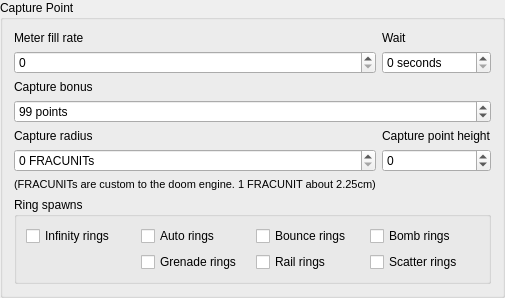
                                  <widget class="QGroupBox" name="groupBox_27">
                                   <property name="title">
                                    <string>Capture Point</string>
                                   </property>
                                   <layout class="QGridLayout" name="gridLayout_53">
                                    <item row="7" column="0">
                                     <widget class="QSpinBox" name="Cp_radiusInput">
                                      <property name="toolTip">
                                       <string>FRACUNITs are a custom unit within the doom engine. 1 FRACUNIT about 2.25cm</string>
                                      </property>
                                      <property name="suffix">
                                       <string> FRACUNITs</string>
                                      </property>
                                      <property name="maximum">
                                       <number>359</number>
                                      </property>
                                     </widget>
                                    </item>
                                    <item row="1" column="0">
                                     <widget class="QSpinBox" name="Cp_meterInput"/>
                                    </item>
                                    <item row="0" column="1">
                                     <widget class="QLabel" name="label_47">
                                      <property name="text">
                                       <string>Wait</string>
                                      </property>
                                     </widget>
                                    </item>
                                    <item row="5" column="0" colspan="2">
                                     <widget class="QSpinBox" name="Cp_bonusInput">
                                      <property name="suffix">
                                       <string> points</string>
                                      </property>
                                      <property name="maximum">
                                       <number>100000</number>
                                      </property>
                                      <property name="value">
                                       <number>99</number>
                                      </property>
                                     </widget>
                                    </item>
                                    <item row="11" column="0" colspan="2">
                                     <widget class="QGroupBox" name="groupBox_28">
                                      <property name="title">
                                       <string>Ring spawns</string>
                                      </property>
                                      <layout class="QGridLayout" name="gridLayout_55">
                                       <item row="1" column="2">
                                        <widget class="QCheckBox" name="Cp_spawnrailInput">
                                         <property name="text">
                                          <string>Rail rings</string>
                                         </property>
                                        </widget>
                                       </item>
                                       <item row="1" column="3">
                                        <widget class="QCheckBox" name="Cp_spawnscatterInput">
                                         <property name="text">
                                          <string>Scatter rings</string>
                                         </property>
                                        </widget>
                                       </item>
                                       <item row="0" column="2">
                                        <widget class="QCheckBox" name="Cp_spawnbounceInput">
                                         <property name="text">
                                          <string>Bounce rings</string>
                                         </property>
                                        </widget>
                                       </item>
                                       <item row="0" column="3">
                                        <widget class="QCheckBox" name="Cp_spawnbombInput">
                                         <property name="text">
                                          <string>Bomb rings</string>
                                         </property>
                                        </widget>
                                       </item>
                                       <item row="1" column="1">
                                        <widget class="QCheckBox" name="Cp_spawngrenadeInput">
                                         <property name="text">
                                          <string>Grenade rings</string>
                                         </property>
                                        </widget>
                                       </item>
                                       <item row="0" column="0">
                                        <widget class="QCheckBox" name="Cp_spawninfinityInput">
                                         <property name="text">
                                          <string>Infinity rings</string>
                                         </property>
                                        </widget>
                                       </item>
                                       <item row="0" column="1">
                                        <widget class="QCheckBox" name="Cp_spawnautoInput">
                                         <property name="text">
                                          <string>Auto rings</string>
                                         </property>
                                        </widget>
                                       </item>
                                      </layout>
                                     </widget>
                                    </item>
                                    <item row="7" column="1">
                                     <widget class="QSpinBox" name="Cp_heightInput">
                                      <property name="minimum">
                                       <number>-1</number>
                                      </property>
                                      <property name="maximum">
                                       <number>4</number>
                                      </property>
                                     </widget>
                                    </item>
                                    <item row="6" column="1">
                                     <widget class="QLabel" name="label_43">
                                      <property name="text">
                                       <string>Capture point height</string>
                                      </property>
                                     </widget>
                                    </item>
                                    <item row="4" column="0">
                                     <widget class="QLabel" name="label_48">
                                      <property name="text">
                                       <string>Capture bonus</string>
                                      </property>
                                     </widget>
                                    </item>
                                    <item row="6" column="0">
                                     <widget class="QLabel" name="label_49">
                                      <property name="text">
                                       <string>Capture radius</string>
                                      </property>
                                     </widget>
                                    </item>
                                    <item row="0" column="0">
                                     <widget class="QLabel" name="label_46">
                                      <property name="text">
                                       <string>Meter fill rate</string>
                                      </property>
                                     </widget>
                                    </item>
                                    <item row="1" column="1">
                                     <widget class="QSpinBox" name="Cp_waitInput">
                                      <property name="suffix">
                                       <string> seconds</string>
                                      </property>
                                     </widget>
                                    </item>
                                    <item row="8" column="0">
                                     <widget class="QLabel" name="label_18">
                                      <property name="font">
                                       <font>
                                        <pointsize>8</pointsize>
                                       </font>
                                      </property>
                                      <property name="text">
                                       <string>(FRACUNITs are custom to the doom engine. 1 FRACUNIT about 2.25cm)</string>
                                      </property>
                                     </widget>
                                    </item>
                                   </layout>
                                  </widget>
